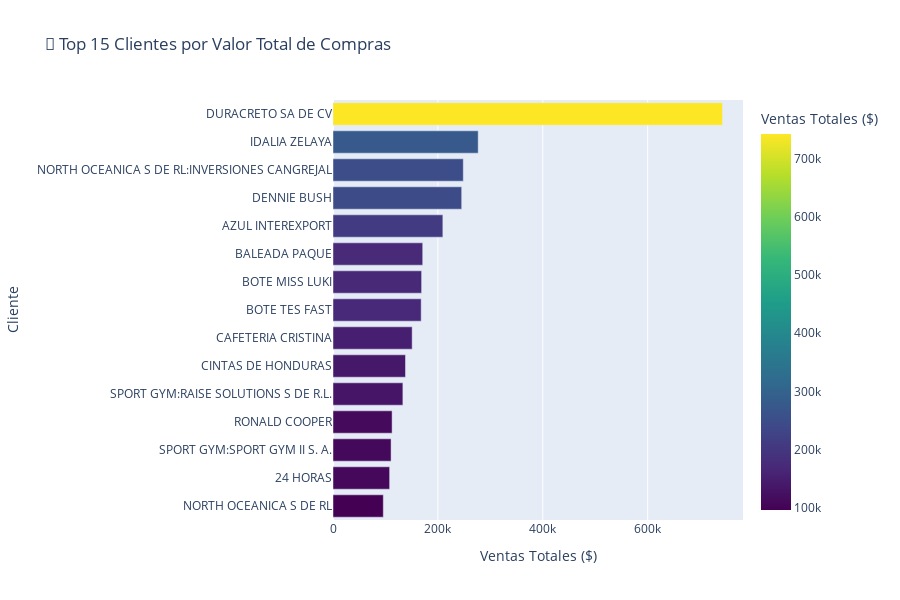

Notebook source saved alongside this figure:
### Markdown cell above
## 7. Análisis de Clientes Top

### Code cell
# Análisis de clientes más valiosos
print("👑 ANÁLISIS DE CLIENTES TOP")
print("="*50)

# Métricas por cliente
clientes_metricas = df_clean.groupby('Name').agg({
    'Amount': ['sum', 'mean', 'count'],
    'Qty': 'sum',
    'Date': ['min', 'max']
}).round(2)

# Aplanar los nombres de columnas
clientes_metricas.columns = ['Total_Ventas', 'Ticket_Promedio', 'Num_Transacciones', 'Total_Cantidad', 'Primera_Compra', 'Ultima_Compra']
clientes_metricas = clientes_metricas.reset_index()

# Calcular días como cliente
clientes_metricas['Dias_Como_Cliente'] = (clientes_metricas['Ultima_Compra'] - clientes_metricas['Primera_Compra']).dt.days + 1
clientes_metricas['Frecuencia_Compras'] = clientes_metricas['Num_Transacciones'] / clientes_metricas['Dias_Como_Cliente']

# Top 15 clientes por valor total
top_clientes_valor = clientes_metricas.nlargest(15, 'Total_Ventas')

# Gráfico de barras horizontal para top clientes
fig_clientes_valor = px.bar(
    top_clientes_valor,
    x='Total_Ventas',
    y='Name',
    orientation='h',
    title='👑 Top 15 Clientes por Valor Total de Compras - Honduras',
    labels={'Total_Ventas': 'Ventas Totales (L)', 'Name': 'Cliente'},
    color='Total_Ventas',
    color_continuous_scale='viridis'
)
fig_clientes_valor.update_layout(
    height=600,
    yaxis={'categoryorder': 'total ascending'}
)
fig_clientes_valor.show()

# Análisis de frecuencia vs valor
fig_scatter_clientes = px.scatter(
    clientes_metricas,
    x='Num_Transacciones',
    y='Total_Ventas',
    size='Ticket_Promedio',
    hover_data=['Name', 'Frecuencia_Compras'],
    title='💎 Análisis de Clientes: Frecuencia vs Valor - Honduras',
    labels={
        'Num_Transacciones': 'Número de Transacciones',
        'Total_Ventas': 'Ventas Totales (L)',
        'Ticket_Promedio': 'Ticket Promedio (L)'
    },
    color='Ticket_Promedio',
    color_continuous_scale='viridis'
)
fig_scatter_clientes.update_layout(height=500)
fig_scatter_clientes.show()

# Top clientes por frecuencia de compras
top_clientes_frecuencia = clientes_metricas.nlargest(10, 'Num_Transacciones')

fig_clientes_frecuencia = px.bar(
    top_clientes_frecuencia,
    x='Num_Transacciones',
    y='Name',
    orientation='h',
    title='🔄 Top 10 Clientes por Frecuencia de Compras',
    labels={'Num_Transacciones': 'Número de Transacciones', 'Name': 'Cliente'},
    color='Num_Transacciones',
    color_continuous_scale='plasma'
)
fig_clientes_frecuencia.update_layout(
    height=500,
    yaxis={'categoryorder': 'total ascending'}
)
fig_clientes_frecuencia.show()

# Distribución de clientes por rangos de valor
clientes_metricas['Rango_Valor'] = pd.cut(
    clientes_metricas['Total_Ventas'],
    bins=[0, 100, 500, 1000, 2000, float('inf')],
    labels=['L 0-100', 'L 100-500', 'L 500-1K', 'L 1K-2K', 'L 2K+']
)

distribucion_clientes = clientes_metricas['Rango_Valor'].value_counts().reset_index()
distribucion_clientes.columns = ['Rango_Valor', 'Cantidad_Clientes']

fig_distribucion = px.bar(
    distribucion_clientes,
    x='Rango_Valor',
    y='Cantidad_Clientes',
    title='📊 Distribución de Clientes por Rango de Valor - Honduras',
    labels={'Cantidad_Clientes': 'Número de Clientes', 'Rango_Valor': 'Rango de Valor'},
    color='Cantidad_Clientes',
    color_continuous_scale='viridis'
)
fig_distribucion.update_layout(height=400)
fig_distribucion.show()

print("✅ Análisis de clientes completado!")

### Figure 1 — Plotly figure (JSON) as saved in the notebook; plotly's stock layout.template omitted (floating-point values rounded to 4 significant figures)
{"data": [{"hovertemplate": "Ventas Totales ($)=%{marker.color}<br>Cliente=%{y}<extra></extra>", "legendgroup": "", "marker": {"color": [742600.0, 276800.0, 248400.0, 245400.0, 209500.0, 171100.0, 168900.0, 168100.0, 151000.0, 138200.0, 133300.0, 112700.0, 110700.0, 108000.0, 95940.0], "coloraxis": "coloraxis", "pattern": {"shape": ""}}, "name": "", "orientation": "h", "showlegend": false, "textposition": "auto", "type": "bar", "x": [742600.0, 276800.0, 248400.0, 245400.0, 209500.0, 171100.0, 168900.0, 168100.0, 151000.0, 138200.0, 133300.0, 112700.0, 110700.0, 108000.0, 95940.0], "xaxis": "x", "y": ["DURACRETO SA DE CV", "IDALIA ZELAYA", "NORTH OCEANICA S DE RL:INVERSIONES CANGREJAL", "DENNIE BUSH", "AZUL INTEREXPORT", "BALEADA PAQUE", "BOTE MISS LUKI", "BOTE TES FAST", "CAFETERIA CRISTINA", "CINTAS DE HONDURAS", "SPORT GYM:RAISE SOLUTIONS S DE R.L.", "RONALD COOPER", "SPORT GYM:SPORT GYM II S. A.", "24 HORAS", "NORTH OCEANICA S DE RL"], "yaxis": "y"}], "layout": {"barmode": "relative", "coloraxis": {"colorbar": {"title": {"text": "Ventas Totales ($)"}}, "colorscale": [[0, "#440154"], [0.1111, "#482878"], [0.2222, "#3e4989"], [0.3333, "#31688e"], [0.4444, "#26828e"], [0.5556, "#1f9e89"], [0.6667, "#35b779"], [0.7778, "#6ece58"], [0.8889, "#b5de2b"], [1, "#fde725"]]}, "height": 600, "legend": {"tracegroupgap": 0}, "title": {"text": "👑 Top 15 Clientes por Valor Total de Compras"}, "xaxis": {"anchor": "y", "domain": [0, 1], "title": {"text": "Ventas Totales ($)"}}, "yaxis": {"anchor": "x", "categoryorder": "total ascending", "domain": [0, 1], "title": {"text": "Cliente"}}}}
